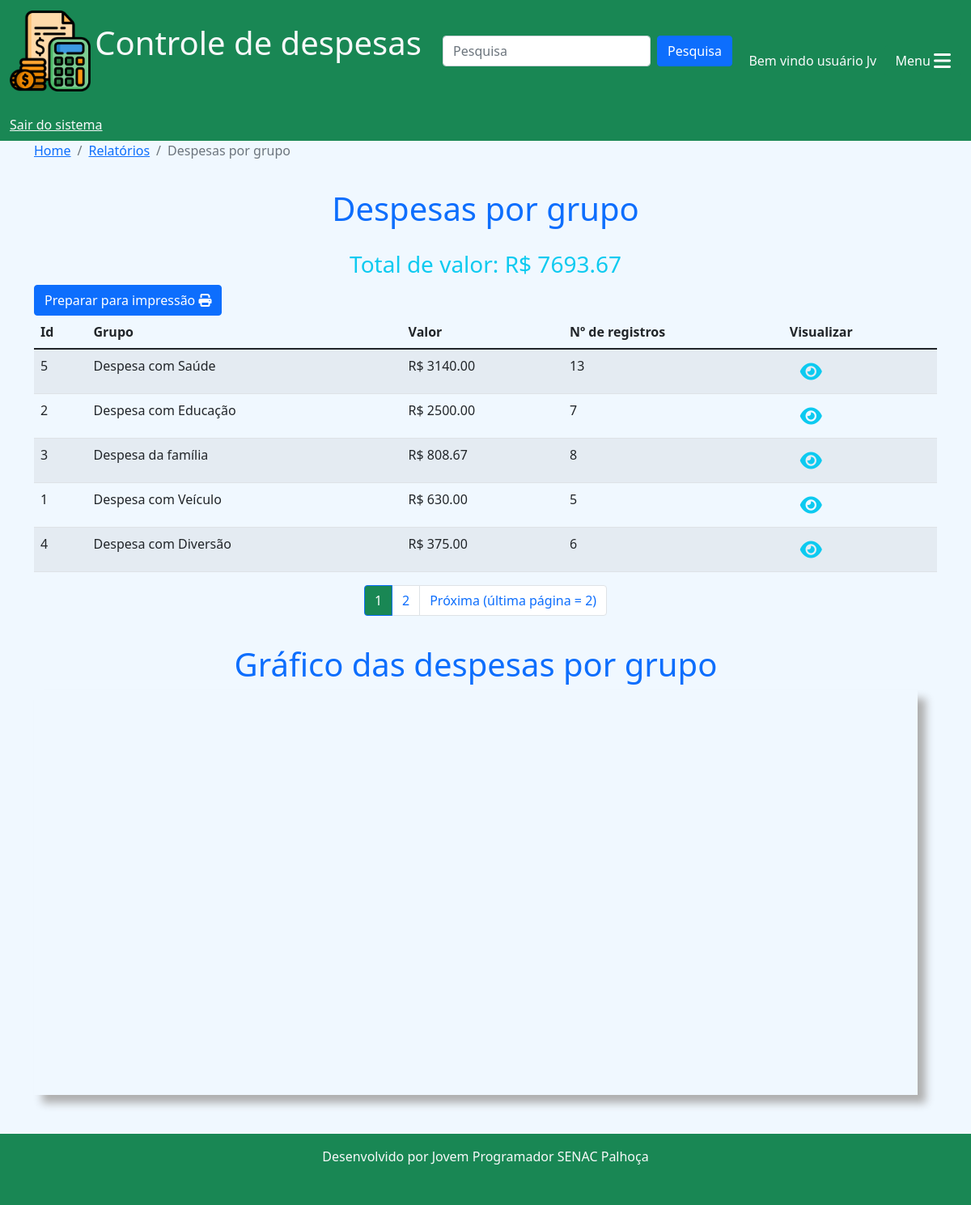
The app's page /relatorios/despesas_por_grupo/ (signed in) with its own data.
### cadastros/models.py (models this page shows, shortened)
class GrupoDespesa(models.Model):
    grupo = models.CharField(max_length=50)
    padrao = models.BooleanField(default=False)
    usuario = models.ForeignKey(User, on_delete=models.CASCADE, blank=True, null=True)
    ativo = models.BooleanField(default=True)
    class Meta:
        verbose_name = 'Grupo de despesa'
        verbose_name_plural = 'Grupos de despesa'

### relatorios/views.py (the view)
# urls.py: path('despesas_por_grupo/', views.despesas_por_grupo, name='despesas_por_grupo'),
@login_required(login_url='login')
def despesas_por_grupo(request):
    user = request.user
    despesas = Despesa.objects.all().filter(
        usuario=user
    ).values('tipo__grupo__grupo', 'tipo__grupo').annotate(total=Sum('valor'), count=Count('tipo__grupo')).order_by('-total')
    if len(despesas) == 0:
        messages.add_message(request, messages.WARNING, 'Não existem registros para esse usuário')
        return redirect('home')
    for d in despesas:
        d['tot'] = round(d['total'])
        d['total'] = f'{d["total"]:.2f}'
    total = despesas.aggregate(Sum('total'))
    total = f"{total['total__sum']:.2f}"
    des = Despesa.objects.all().filter(
        usuario=user
    ).values('tipo__grupo__grupo', 'tipo__grupo').annotate(total=Sum('valor'), count=Count('tipo__grupo')).order_by('-total')
    for d in des:
        d['tot'] = round(d['total'])
    paginator = Paginator(despesas, 5)
    page = request.GET.get('p')
    despesas = paginator.get_page(page)
    return render(request, 'despesas_por_grupo.html', {'despesas':despesas, 'des':des, 'total':total})

### relatorios/templates/despesas_por_grupo.html (shortened to what this page needs)
{% extends 'base.html'%}
{% block 'conteudo'%}
<nav aria-label="breadcrumb">
  <ol class="breadcrumb">
    <li class="breadcrumb-item"><a href="{% url 'home'%}">Home</a></li>
    <li class="breadcrumb-item"><a href="{% url 'relatorios'%}">Relatórios</a></li>
    <li class="breadcrumb-item active" aria-current="page">Despesas por grupo</li>
  </ol>
</nav>
<h1 style="padding-top: 20px;" class="text-center text-primary">Despesas por grupo</h1>
<h3 style="padding-top: 20px;" class="text-center text-info">Total de valor: R$ {{total}}</h3>
<a href="{% url 'despesas_por_grupo_print'%}" class="btn btn-primary" target="_blank">Preparar para impressão <i class="fa-solid fa-print"></i></a>
<div class="row">
  <div class="col-12">
    <table class="table table-striped table-hover">
      <thead>
        <tr>
          <th scope="col">Id</th>
          <th scope="col">Grupo</th>
          <th scope="col">Valor</th>
          <th scope="col">Nº de registros</th>
          <th scope="col">Visualizar</th>
        </tr>
      </thead>
      <tbody>
        {% for c in despesas%}
        <tr>
            <td>{{c.tipo__grupo}}</td>
            <td>{{c.tipo__grupo__grupo}}</td>
            <td>R$ {{c.total}}</td>
            <td>{{c.count}}</td>
            <td><a href="{% url 'ver_despesas_grupo' c.tipo__grupo%}" class="btn" title='Ver despesas'><i class="fa-solid fa-eye text-info fa-xl"></i></a></td>
        </tr>
        {%endfor%}
      </tbody>
    </table>
</div>
<nav aria-label="Page navigation example">
  <ul class="pagination justify-content-center">
    {%for pagina in despesas.paginator.page_range%}
    {%if despesas.number == pagina%}
      <li class="page-item active"><a class="page-link bg-success" href="?p={{pagina}}">{{pagina}}</a></li>
    {% elif despesas.number > pagina|add:'-3'  and despesas.number < pagina|add:'3'%}
      <li class="page-item"><a class="page-link" href="?p={{pagina}}">{{pagina}}</a></li>
    {%endif%}
    {%endfor%}
    {%if despesas.has_next%}
    <li class="page-item">
      <a class="page-link" href="?p={{despesas.next_page_number}}">Próxima (última página = {{despesas.paginator.num_pages}})</a>
    </li>
    {%endif%}
  </ul>
</nav>
<div class="row">
  <h1 style="padding-top: 20px;" class="text-center text-primary">Gráfico das despesas por grupo</h1>
  <div class="col-12">
    <div id="piechart_3d" style="width: 100%; height: 500px;"></div>
  </div>
</div>
</div>
{% endblock %}

### templates/base.html (shortened to what this page needs)
{% load static %}
<!DOCTYPE html>
<html lang="pt-br">
<head>
    <link href="https://cdn.jsdelivr.net/npm/bootstrap@5.1.3/dist/css/bootstrap.min.css" rel="stylesheet">
    <link rel="stylesheet" href="{% static 'css/estilo.css'%}">
</head>
<body>
    <nav class="navbar navbar-light bg-success">
        <div class="container-fluid">
          <a class="navbar-brand text-light" href="{% url 'home'%}">
            <img src="{% static 'img/icone_despesas.png'%}" width="100" height="100" class="d-inline-block align-text-middle">
            <span class="fs-1">Controle de despesas</span>
          </a>
          <form class="d-flex" action="{% url 'pesquisa'%}">
            <input class="form-control me-2" type="search" placeholder="Pesquisa" aria-label="Search" name="termo">
            <button class="btn btn-primary" type="submit">Pesquisa</button>
          </form>
          {% if user.first_name != ''%}
          <span class="text-light mt-4">Bem vindo {{user.first_name}} {{user.last_name}}</span>
          {% else %}
          <span class="text-light mt-4">Bem vindo usuário {{user}}</span>
          {% endif %}
          <button class="btn btn-success text-end mt-4" type="button" data-bs-toggle="offcanvas" data-bs-target="#offcanvasScrolling" aria-controls="offcanvasScrolling">Menu <i class="fa fa-bars fa-xl"></i></button>
          {% if user.is_authenticated %}
          <a href="{% url 'logout'%}" class="text-light mt-4">Sair do sistema</a>
          {% else %}
          <a href="{% url 'login'%}" class="text-light mt-4">Faça seu login</a>
          {% endif %}
        </div>
    </nav>
      <div class="container">
       {% block 'conteudo'%}
       {% endblock %}
      </div>
    <footer class="text-center text-light bg-success mt-5 pb-3">
        <p class="py-3">Desenvolvido por Jovem Programador SENAC Palhoça</p>
    </footer>
</body>
</html>

### templates/static/css/estilo.css (style rules this page uses)
* { margin: 0; padding: 0; }
body { background-color: aliceblue; }
#piechart_3d { box-shadow: 10px 10px 10px rgb(175, 175, 175); }

### records on screen
GrupoDespesa: tipo__grupo "5", tipo__grupo__grupo "Despesa com Saúde", total "3140.00", count "13"
GrupoDespesa: tipo__grupo "2", tipo__grupo__grupo "Despesa com Educação", total "2500.00", count "7"
GrupoDespesa: tipo__grupo "3", tipo__grupo__grupo "Despesa da família", total "808.67", count "8"
GrupoDespesa: tipo__grupo "1", tipo__grupo__grupo "Despesa com Veículo", total "630.00", count "5"
GrupoDespesa: tipo__grupo "4", tipo__grupo__grupo "Despesa com Diversão", total "375.00", count "6"

### other values on screen
{{ user }} "Jv"
{{ total }} "7693.67"
{{ pagina }} "1"
{{ pagina }} "2"
{{ despesas.paginator.num_pages }} "2"
